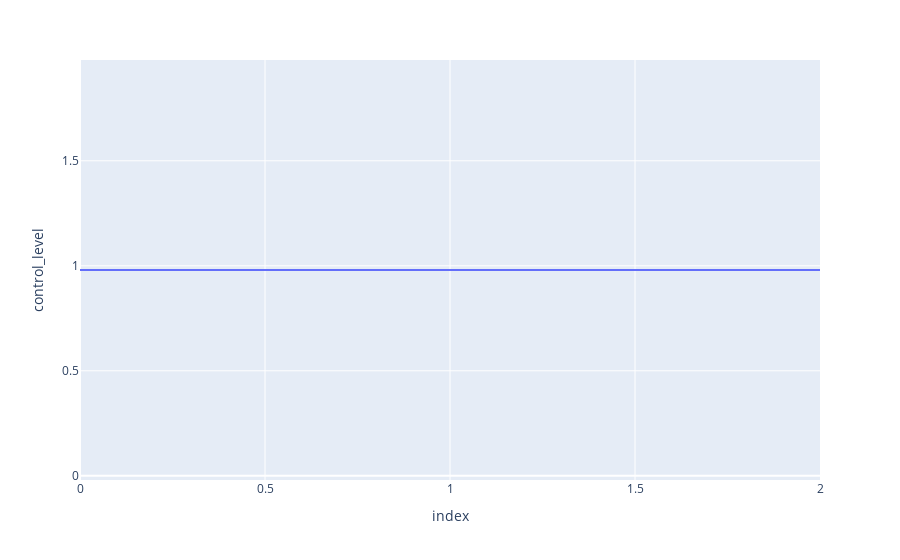

Here is the notebook cell this chart was saved with:
### Markdown cell above
## Lights on for fixed duration

### Code cell
# What light level to return to after the program
end_light_level = 0

# list of light levels
light_level = np.array([1])

# Duration that each level is fixed
light_dur = np.array([2])

# Run control program
re.run_program(dmx, aud_path=aud_path, log_path=log_path, light_level=light_level, light_dur=light_dur, trig_video=True, echo=False, plot_data=True, movie_prefix=moviefile_prefix)

# Set ending log intensity
dmx.set_channel(1, int(end_light_level*255))  

# print(df)

### Figure 1 — Plotly figure (JSON) as saved in the notebook; plotly's stock layout.template omitted (floating-point values rounded to 4 significant figures; data arrays with more than 128 entries replaced by an {"elided": "..."} marker saying what was removed)
{"data": [{"hovertemplate": "index=%{x}<br>control_level=%{y}<extra></extra>", "legendgroup": "", "line": {"color": "#636efa", "dash": "solid"}, "marker": {"symbol": "circle"}, "mode": "lines", "name": "", "showlegend": false, "type": "scattergl", "x": {"elided": "2000 float values"}, "xaxis": "x", "y": {"elided": "2000 float values"}, "yaxis": "y"}], "layout": {"legend": {"tracegroupgap": 0}, "margin": {"t": 60}, "xaxis": {"anchor": "y", "domain": [0, 1], "title": {"text": "index"}}, "yaxis": {"anchor": "x", "domain": [0, 1], "title": {"text": "control_level"}}}}
